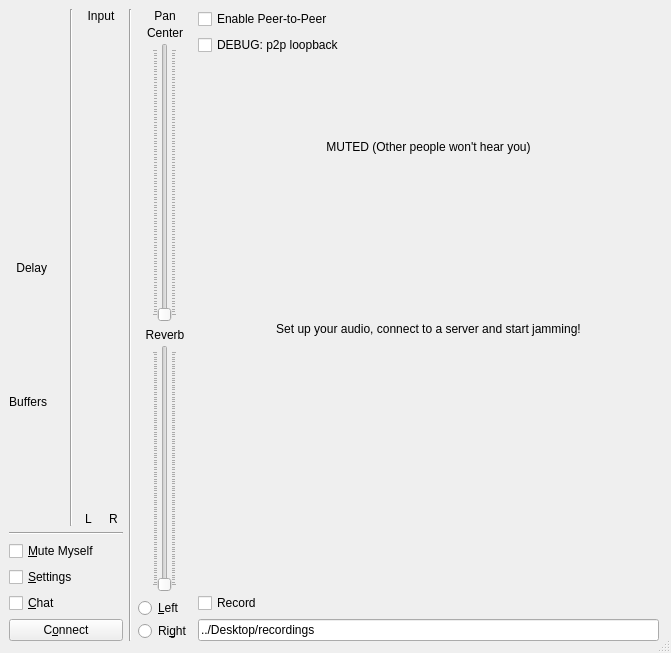
<?xml version="1.0" encoding="UTF-8"?>
<!--- FILE MODIFIED by ZHAW Simone Schwizer -->
<ui version="4.0">
 <class>CClientDlgBase</class>
 <widget class="QDialog" name="CClientDlgBase">
  <property name="geometry">
   <rect>
    <x>0</x>
    <y>0</y>
    <width>671</width>
    <height>653</height>
   </rect>
  </property>
  <property name="acceptDrops">
   <bool>true</bool>
  </property>
  <property name="windowTitle">
   <string/>
  </property>
  <property name="windowIcon">
   <iconset resource="resources.qrc">
    <normaloff>:/png/main/res/fronticon.png</normaloff>:/png/main/res/fronticon.png</iconset>
  </property>
  <property name="styleSheet">
   <string/>
  </property>
  <property name="sizeGripEnabled">
   <bool>true</bool>
  </property>
  <layout class="QHBoxLayout">
   <property name="leftMargin">
    <number>0</number>
   </property>
   <property name="topMargin">
    <number>0</number>
   </property>
   <property name="rightMargin">
    <number>3</number>
   </property>
   <property name="bottomMargin">
    <number>3</number>
   </property>
   <item>
    <widget class="QFrame" name="backgroundFrame">
     <property name="minimumSize">
      <size>
       <width>0</width>
       <height>550</height>
      </size>
     </property>
     <property name="frameShape">
      <enum>QFrame::NoFrame</enum>
     </property>
     <property name="frameShadow">
      <enum>QFrame::Plain</enum>
     </property>
     <layout class="QHBoxLayout">
      <item>
       <layout class="QVBoxLayout">
        <item>
         <layout class="QHBoxLayout">
          <item>
           <layout class="QVBoxLayout">
            <property name="spacing">
             <number>3</number>
            </property>
            <item>
             <spacer name="verticalSpacer">
              <property name="orientation">
               <enum>Qt::Vertical</enum>
              </property>
              <property name="sizeHint" stdset="0">
               <size>
                <width>10</width>
                <height>0</height>
               </size>
              </property>
             </spacer>
            </item>
            <item>
             <widget class="QLabel" name="pxlLogo">
              <property name="sizePolicy">
               <sizepolicy hsizetype="Preferred" vsizetype="Preferred">
                <horstretch>0</horstretch>
                <verstretch>0</verstretch>
               </sizepolicy>
              </property>
              <property name="pixmap">
               <pixmap resource="resources.qrc">:/png/main/res/fronticon.png</pixmap>
              </property>
              <property name="alignment">
               <set>Qt::AlignCenter</set>
              </property>
              <property name="wordWrap">
               <bool>false</bool>
              </property>
             </widget>
            </item>
            <item>
             <spacer>
              <property name="orientation">
               <enum>Qt::Vertical</enum>
              </property>
              <property name="sizeHint" stdset="0">
               <size>
                <width>10</width>
                <height>0</height>
               </size>
              </property>
             </spacer>
            </item>
            <item>
             <layout class="QHBoxLayout">
              <item>
               <widget class="QLabel" name="lblDelay">
                <property name="text">
                 <string>Delay</string>
                </property>
                <property name="alignment">
                 <set>Qt::AlignRight|Qt::AlignTrailing|Qt::AlignVCenter</set>
                </property>
                <property name="wordWrap">
                 <bool>false</bool>
                </property>
               </widget>
              </item>
              <item>
               <widget class="CMultiColorLED" name="ledDelay" native="true">
                <property name="sizePolicy">
                 <sizepolicy hsizetype="Fixed" vsizetype="Fixed">
                  <horstretch>0</horstretch>
                  <verstretch>0</verstretch>
                 </sizepolicy>
                </property>
                <property name="minimumSize">
                 <size>
                  <width>14</width>
                  <height>14</height>
                 </size>
                </property>
                <property name="maximumSize">
                 <size>
                  <width>14</width>
                  <height>14</height>
                 </size>
                </property>
               </widget>
              </item>
             </layout>
            </item>
            <item>
             <spacer>
              <property name="orientation">
               <enum>Qt::Vertical</enum>
              </property>
              <property name="sizeHint" stdset="0">
               <size>
                <width>10</width>
                <height>0</height>
               </size>
              </property>
             </spacer>
            </item>
            <item>
             <layout class="QHBoxLayout">
              <item>
               <widget class="QLabel" name="lblBuffers">
                <property name="text">
                 <string>Buffers</string>
                </property>
                <property name="alignment">
                 <set>Qt::AlignRight|Qt::AlignTrailing|Qt::AlignVCenter</set>
                </property>
                <property name="wordWrap">
                 <bool>false</bool>
                </property>
               </widget>
              </item>
              <item>
               <widget class="CMultiColorLED" name="ledBuffers" native="true">
                <property name="sizePolicy">
                 <sizepolicy hsizetype="Fixed" vsizetype="Fixed">
                  <horstretch>0</horstretch>
                  <verstretch>0</verstretch>
                 </sizepolicy>
                </property>
                <property name="minimumSize">
                 <size>
                  <width>14</width>
                  <height>14</height>
                 </size>
                </property>
                <property name="maximumSize">
                 <size>
                  <width>14</width>
                  <height>14</height>
                 </size>
                </property>
               </widget>
              </item>
             </layout>
            </item>
            <item>
             <spacer>
              <property name="orientation">
               <enum>Qt::Vertical</enum>
              </property>
              <property name="sizeHint" stdset="0">
               <size>
                <width>10</width>
                <height>0</height>
               </size>
              </property>
             </spacer>
            </item>
           </layout>
          </item>
          <item>
           <widget class="Line" name="lineMeter">
            <property name="orientation">
             <enum>Qt::Vertical</enum>
            </property>
           </widget>
          </item>
          <item>
           <layout class="QVBoxLayout">
            <item>
             <widget class="QLabel" name="lblInputLEDMeter">
              <property name="text">
               <string>Input</string>
              </property>
              <property name="alignment">
               <set>Qt::AlignCenter</set>
              </property>
             </widget>
            </item>
            <item>
             <layout class="QHBoxLayout">
              <item>
               <widget class="CLevelMeter" name="lbrInputLevelL" native="true">
                <property name="sizePolicy">
                 <sizepolicy hsizetype="Fixed" vsizetype="Expanding">
                  <horstretch>0</horstretch>
                  <verstretch>0</verstretch>
                 </sizepolicy>
                </property>
                <property name="minimumSize">
                 <size>
                  <width>19</width>
                  <height>88</height>
                 </size>
                </property>
               </widget>
              </item>
              <item>
               <widget class="CLevelMeter" name="lbrInputLevelR" native="true">
                <property name="sizePolicy">
                 <sizepolicy hsizetype="Fixed" vsizetype="Expanding">
                  <horstretch>0</horstretch>
                  <verstretch>0</verstretch>
                 </sizepolicy>
                </property>
                <property name="minimumSize">
                 <size>
                  <width>19</width>
                  <height>88</height>
                 </size>
                </property>
               </widget>
              </item>
             </layout>
            </item>
            <item>
             <layout class="QHBoxLayout">
              <item>
               <widget class="QLabel" name="lblLevelMeterLeft">
                <property name="text">
                 <string>L</string>
                </property>
                <property name="alignment">
                 <set>Qt::AlignCenter</set>
                </property>
               </widget>
              </item>
              <item>
               <widget class="QLabel" name="lblLevelMeterRight">
                <property name="text">
                 <string>R</string>
                </property>
                <property name="alignment">
                 <set>Qt::AlignCenter</set>
                </property>
               </widget>
              </item>
             </layout>
            </item>
           </layout>
          </item>
          <item>
           <spacer>
            <property name="orientation">
             <enum>Qt::Horizontal</enum>
            </property>
            <property name="sizeType">
             <enum>QSizePolicy::Minimum</enum>
            </property>
            <property name="sizeHint" stdset="0">
             <size>
              <width>0</width>
              <height>20</height>
             </size>
            </property>
           </spacer>
          </item>
         </layout>
        </item>
        <item>
         <widget class="Line" name="lineUpperLowerLeft">
          <property name="orientation">
           <enum>Qt::Horizontal</enum>
          </property>
         </widget>
        </item>
        <item>
         <widget class="QCheckBox" name="chbLocalMute">
          <property name="text">
           <string>&amp;Mute Myself</string>
          </property>
         </widget>
        </item>
        <item>
         <widget class="QCheckBox" name="chbSettings">
          <property name="text">
           <string>&amp;Settings</string>
          </property>
         </widget>
        </item>
        <item>
         <widget class="QCheckBox" name="chbChat">
          <property name="text">
           <string>&amp;Chat</string>
          </property>
         </widget>
        </item>
        <item>
         <widget class="QPushButton" name="butConnect">
          <property name="text">
           <string>C&amp;onnect</string>
          </property>
          <property name="autoDefault">
           <bool>false</bool>
          </property>
          <property name="default">
           <bool>false</bool>
          </property>
         </widget>
        </item>
       </layout>
      </item>
      <item>
       <widget class="Line" name="linePanReverb">
        <property name="orientation">
         <enum>Qt::Vertical</enum>
        </property>
       </widget>
      </item>
      <item>
       <layout class="QVBoxLayout">
        <item>
         <layout class="QVBoxLayout">
          <property name="spacing">
           <number>3</number>
          </property>
          <item>
           <widget class="QLabel" name="lblAudioPan">
            <property name="text">
             <string>Pan</string>
            </property>
            <property name="alignment">
             <set>Qt::AlignCenter</set>
            </property>
           </widget>
          </item>
          <item>
           <widget class="QLabel" name="lblAudioPanValue">
            <property name="minimumSize">
             <size>
              <width>50</width>
              <height>0</height>
             </size>
            </property>
            <property name="text">
             <string>Center</string>
            </property>
            <property name="alignment">
             <set>Qt::AlignCenter</set>
            </property>
            <property name="wordWrap">
             <bool>false</bool>
            </property>
           </widget>
          </item>
          <item>
           <layout class="QHBoxLayout">
            <item>
             <spacer>
              <property name="orientation">
               <enum>Qt::Horizontal</enum>
              </property>
              <property name="sizeType">
               <enum>QSizePolicy::Minimum</enum>
              </property>
              <property name="sizeHint" stdset="0">
               <size>
                <width>0</width>
                <height>20</height>
               </size>
              </property>
             </spacer>
            </item>
            <item>
             <widget class="QSlider" name="sldAudioPan">
              <property name="styleSheet">
               <string/>
              </property>
              <property name="pageStep">
               <number>1</number>
              </property>
              <property name="orientation">
               <enum>Qt::Vertical</enum>
              </property>
              <property name="tickPosition">
               <enum>QSlider::TicksBothSides</enum>
              </property>
             </widget>
            </item>
            <item>
             <spacer>
              <property name="orientation">
               <enum>Qt::Horizontal</enum>
              </property>
              <property name="sizeType">
               <enum>QSizePolicy::Minimum</enum>
              </property>
              <property name="sizeHint" stdset="0">
               <size>
                <width>0</width>
                <height>20</height>
               </size>
              </property>
             </spacer>
            </item>
           </layout>
          </item>
         </layout>
        </item>
        <item>
         <layout class="QVBoxLayout">
          <item>
           <layout class="QVBoxLayout">
            <property name="spacing">
             <number>3</number>
            </property>
            <item>
             <widget class="QLabel" name="lblAudioReverb">
              <property name="text">
               <string>Reverb</string>
              </property>
              <property name="alignment">
               <set>Qt::AlignCenter</set>
              </property>
             </widget>
            </item>
            <item>
             <layout class="QHBoxLayout">
              <item>
               <spacer>
                <property name="orientation">
                 <enum>Qt::Horizontal</enum>
                </property>
                <property name="sizeType">
                 <enum>QSizePolicy::Minimum</enum>
                </property>
                <property name="sizeHint" stdset="0">
                 <size>
                  <width>0</width>
                  <height>20</height>
                 </size>
                </property>
               </spacer>
              </item>
              <item>
               <widget class="QSlider" name="sldAudioReverb">
                <property name="pageStep">
                 <number>1</number>
                </property>
                <property name="orientation">
                 <enum>Qt::Vertical</enum>
                </property>
                <property name="tickPosition">
                 <enum>QSlider::TicksBothSides</enum>
                </property>
               </widget>
              </item>
              <item>
               <spacer>
                <property name="orientation">
                 <enum>Qt::Horizontal</enum>
                </property>
                <property name="sizeType">
                 <enum>QSizePolicy::Minimum</enum>
                </property>
                <property name="sizeHint" stdset="0">
                 <size>
                  <width>0</width>
                  <height>20</height>
                 </size>
                </property>
               </spacer>
              </item>
             </layout>
            </item>
           </layout>
          </item>
          <item>
           <layout class="QVBoxLayout">
            <property name="spacing">
             <number>3</number>
            </property>
            <item>
             <widget class="QRadioButton" name="rbtReverbSelL">
              <property name="text">
               <string>&amp;Left</string>
              </property>
             </widget>
            </item>
            <item>
             <widget class="QRadioButton" name="rbtReverbSelR">
              <property name="text">
               <string>Ri&amp;ght</string>
              </property>
             </widget>
            </item>
           </layout>
          </item>
         </layout>
        </item>
       </layout>
      </item>
      <item>
       <layout class="QVBoxLayout" name="verticalLayout">
        <item>
         <widget class="QCheckBox" name="chbP2p">
          <property name="text">
           <string>Enable Peer-to-Peer</string>
          </property>
         </widget>
        </item>
        <item>
         <widget class="QCheckBox" name="chbP2pLoop">
          <property name="text">
           <string>DEBUG: p2p loopback</string>
          </property>
         </widget>
        </item>
        <item>
         <widget class="QLabel" name="lblGlobalInfoLabel">
          <property name="text">
           <string>MUTED (Other people won't hear you)</string>
          </property>
          <property name="alignment">
           <set>Qt::AlignCenter</set>
          </property>
          <property name="margin">
           <number>6</number>
          </property>
         </widget>
        </item>
        <item>
         <layout class="QVBoxLayout" name="verticalLayout_2">
          <property name="sizeConstraint">
           <enum>QLayout::SetMinimumSize</enum>
          </property>
          <property name="leftMargin">
           <number>0</number>
          </property>
          <property name="topMargin">
           <number>9</number>
          </property>
          <item>
           <widget class="QLabel" name="lblConnectToServer">
            <property name="sizePolicy">
             <sizepolicy hsizetype="Expanding" vsizetype="Preferred">
              <horstretch>0</horstretch>
              <verstretch>0</verstretch>
             </sizepolicy>
            </property>
            <property name="text">
             <string>Set up your audio, connect to a server and start jamming!</string>
            </property>
            <property name="alignment">
             <set>Qt::AlignCenter</set>
            </property>
           </widget>
          </item>
         </layout>
        </item>
        <item>
         <widget class="CAudioMixerBoard" name="MainMixerBoard" native="true">
          <property name="sizePolicy">
           <sizepolicy hsizetype="Expanding" vsizetype="Preferred">
            <horstretch>0</horstretch>
            <verstretch>0</verstretch>
           </sizepolicy>
          </property>
         </widget>
        </item>
        <item>
         <layout class="QHBoxLayout" name="horizontalLayout_2">
          <item>
           <widget class="QCheckBox" name="chbEnableRecorder">
            <property name="text">
             <string>Record</string>
            </property>
           </widget>
          </item>
         </layout>
        </item>
        <item>
         <layout class="QHBoxLayout" name="horizontalLayout">
          <item>
           <widget class="QLineEdit" name="edtCurrentSessionDir">
            <property name="text">
             <string>../Desktop/recordings</string>
            </property>
            <property name="readOnly">
             <bool>false</bool>
            </property>
            <property name="placeholderText">
             <string/>
            </property>
           </widget>
          </item>
         </layout>
        </item>
       </layout>
      </item>
     </layout>
    </widget>
   </item>
  </layout>
 </widget>
 <customwidgets>
  <customwidget>
   <class>CMultiColorLED</class>
   <extends>QWidget</extends>
   <header>multicolorled.h</header>
  </customwidget>
  <customwidget>
   <class>CAudioMixerBoard</class>
   <extends>QWidget</extends>
   <header>audiomixerboard.h</header>
  </customwidget>
  <customwidget>
   <class>CLevelMeter</class>
   <extends>QWidget</extends>
   <header>levelmeter.h</header>
   <container>1</container>
  </customwidget>
 </customwidgets>
 <tabstops>
  <tabstop>butConnect</tabstop>
  <tabstop>chbLocalMute</tabstop>
  <tabstop>chbSettings</tabstop>
  <tabstop>chbChat</tabstop>
  <tabstop>sldAudioPan</tabstop>
  <tabstop>sldAudioReverb</tabstop>
  <tabstop>rbtReverbSelL</tabstop>
  <tabstop>rbtReverbSelR</tabstop>
 </tabstops>
 <resources>
  <include location="resources.qrc"/>
 </resources>
 <connections/>
</ui>
